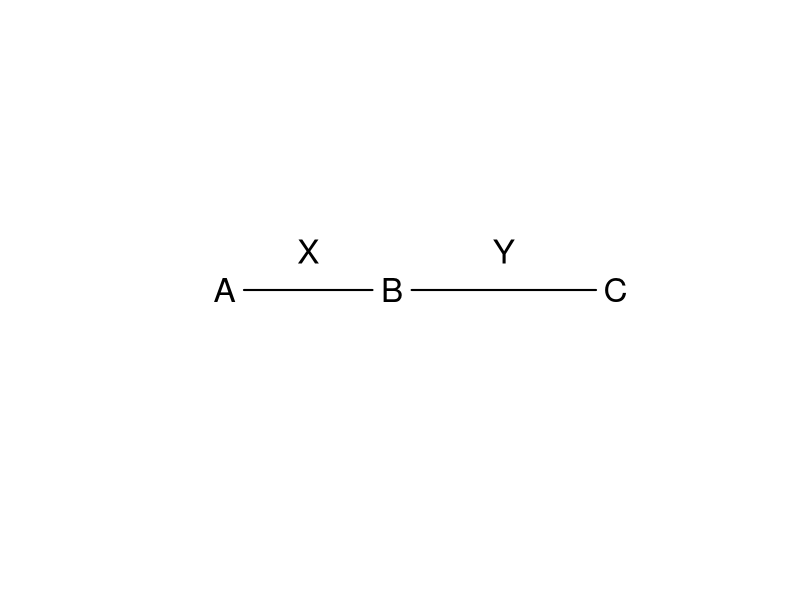
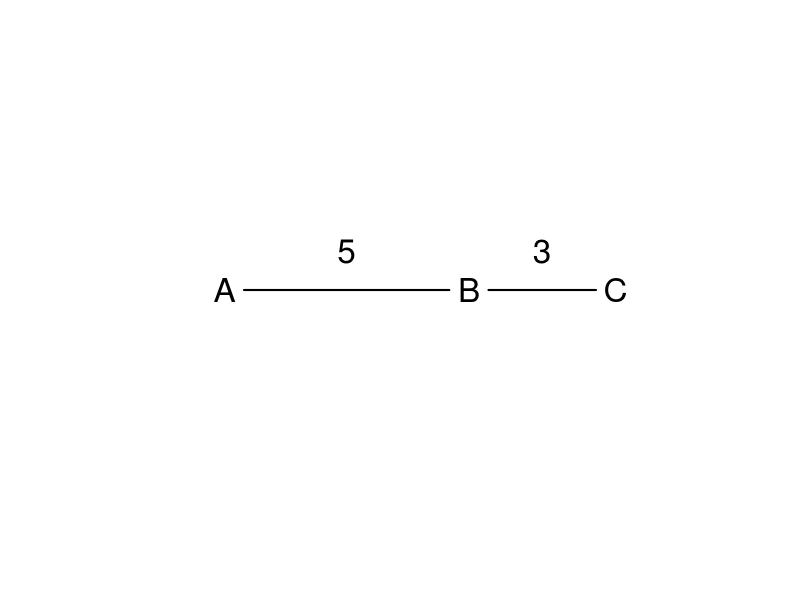
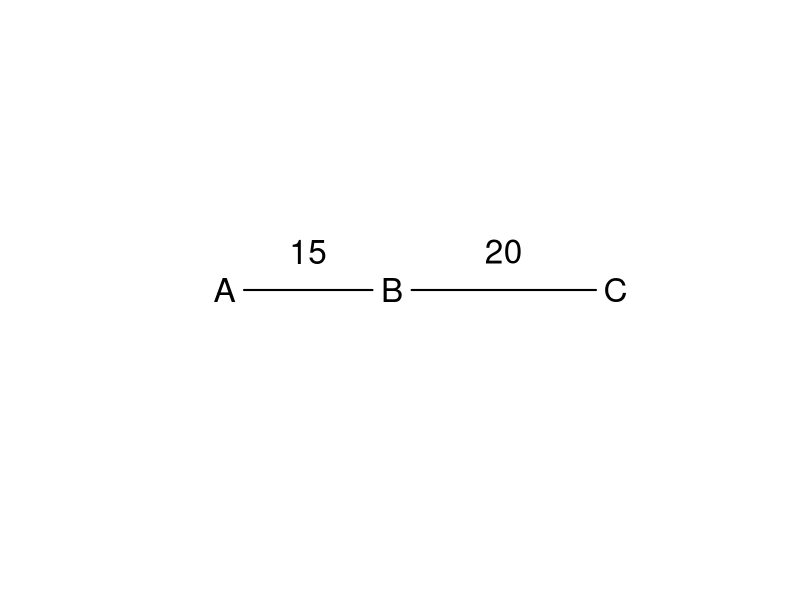
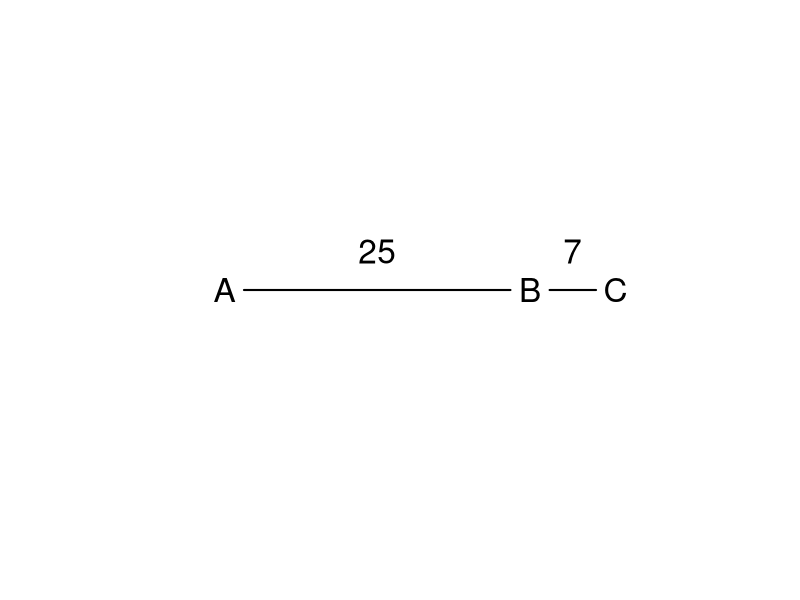
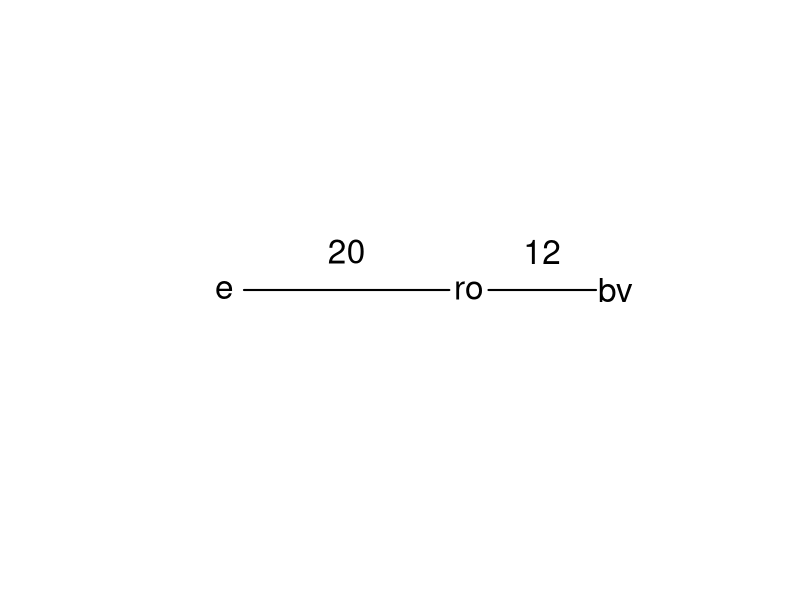

Write R code to recreate these figures, in order.
## ---- chunk 1
knitr::opts_chunk$set(echo = TRUE)
## ---- chunk 2
myX=10
myY=20
geneNames = c('A','B','C')

linkageMap <- function(geneNames = c('A','B','C'), myX = 10, myY = 10, myLabels = c(myX, myY)){
myZ = myX + myY
plot(0,type='n',axes=FALSE,ann=FALSE, xlim = c(-0.3,1.3), ylim = c(0,1))
lines(c(0.05,myX/myZ-0.05), c(0.5,0.5), lwd=2)
lines(c(myX/myZ+0.05, 0.95), c(0.5,0.5), lwd=2)
text(c(0,myX/myZ,1), c(0.5,0.5,0.5), labels = geneNames, cex=2)
text(c(0.5*myX/myZ,  myX/myZ + 0.5*myY/myZ) ,c(0.6,0.6),labels=myLabels, cex=2)
}

linkageMap(myX=15, myY = 20, myLabels = c('X','Y'))

## ---- chunk 3

calculateProgeny <- function(myX = 10, myY = 20, myN = 1000, myLoci = c('A','B','C','a','b','c')){
myx = myX/100
myy = myY/100

myDoubleCrossovers = myN * myx * myy 
myABRecombinants = myN * (myx - myx*myy)
myBCRecombinants = myN * (myy - myx*myy)
myNonrecombinants = myN* (1 - myx - myy + myx*myy)

#myNumbers =c( myNonrecombinants/2, myNonrecombinants/2, 
#              myABRecombinants/2, myABRecombinants/2, 
#              myBCRecombinants/2, myBCRecombinants/2,
#              myDoubleCrossovers/2, myDoubleCrossovers/2)

#myProgeny = c('ABC','abc','aBC','Abc','abC','ABc','aBc','AbC')
myAs = c(myLoci[1],myLoci[4])
myBs = c(myLoci[2],myLoci[5])
myCs = c(myLoci[3],myLoci[6])
myProgeny = c()
for (x in myAs){for (y in myBs){for (z in myCs){myProgeny = c(myProgeny,(paste(x,y,z, sep=" ")))}}}

myNumbers =c( myNonrecombinants/2, myBCRecombinants/2, 
              myDoubleCrossovers/2, myABRecombinants/2, 
              myABRecombinants/2, myDoubleCrossovers/2,
              myBCRecombinants/2, myNonrecombinants/2)

myOutput = data.frame(progeny = myProgeny, numbers = myNumbers, stringsAsFactors = F)

library(knitr)
kable(myOutput)
}

## ---- chunk 4
linkageMap(myX = 5, myY = 3)
calculateProgeny(myX=5, myY=4, myN = 500)


linkageMap(myX = 15, myY = 20)
calculateProgeny(myX=15, myY=20, myN = 800)


linkageMap(myX = 25, myY = 7)
calculateProgeny(myX=25, myY=7, myN = 800)

linkageMap(myX = 20, myY=12, geneNames = c('e','ro','bv'))
calculateProgeny(myX=20, myY = 12, myN = 1800, myLoci = c('+','+','+','e','ro','bv'))

